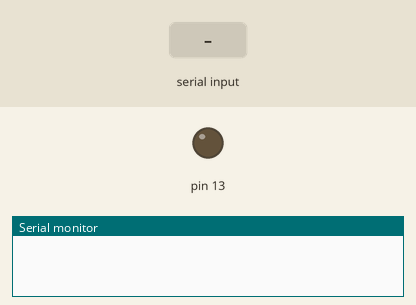
Recording of a sketch running on a simulated Arduino Uno, built with avr-gcc and run on an emulated ATmega328P. On the bench: output pins drawn as LEDs (lit = HIGH), the last lines printed to the serial monitor. The test bench sets the inputs (shaded band).

Above: at 1.2 s.
1.3 s: "1" received over Serial
At 2.6 s:
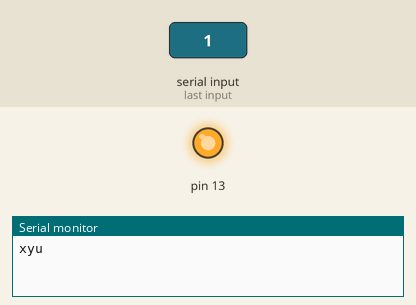
Timing chart, 0 to 8.8 s (numbered marks = the images above; inputs shaded):
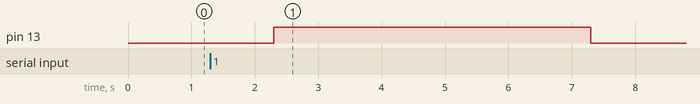

The sketch:

receive_from_rasp.ino
```cpp
void setup() {
  // put your setup code here, to run once:
  Serial.begin(9600);
  pinMode(13, OUTPUT);
}

void loop() {
  if (Serial.available() > 0)
  {
  // Читаем полученные данные и сохраняем их в переменной
  String data = Serial.readString();
  // char data = Serial.read();
  // int data = Serial.read();
  // int data = Serial.parseInt();
  // int idata = data.toInt();
  // Отправляем ответ обратно в Serial порт
  // Serial.println("Получено: " + data);
  if (data == "1")
    {
      Serial.println("xyu");
      digitalWrite(13, HIGH);   // зажигаем светодиод
      delay(5000);              // ждем секунду
      digitalWrite(13, LOW);    // выключаем светодиод
      delay(1000);
    }
  }
}
```

Measured:
- after the input at 1.3 s, pin 13: LOW → HIGH after 1.0 s, → LOW 5.0 s later
